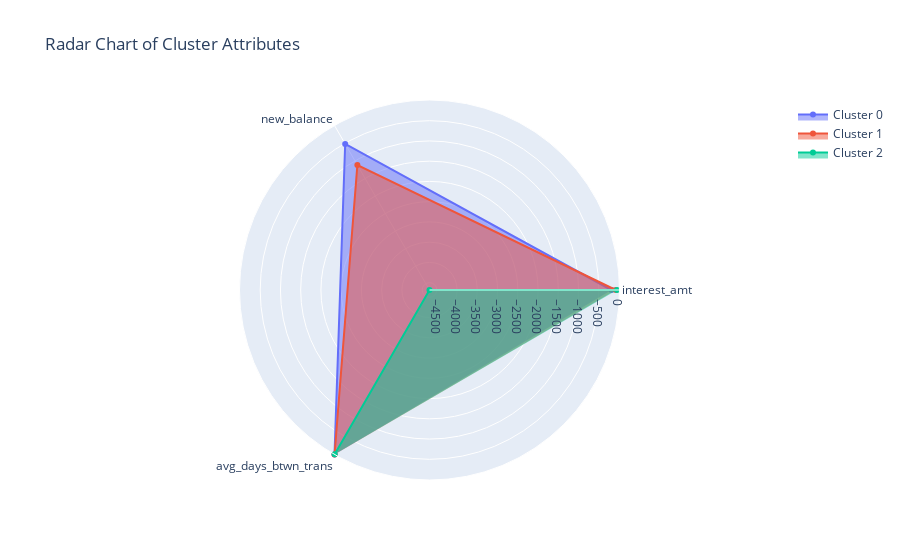

The notebook cell this image was saved under:
### Code cell
# Define the categories and their labels for the radar chart
categories = credit.columns[16:20].tolist()

# Plot the radar chart
fig = go.Figure()

for i in cluster_means.index:
    df = cluster_means.loc[i][categories]
    values = df.values.tolist()
    fig.add_trace(go.Scatterpolar(
      r=values,
      theta=categories,
      fill='toself',
      name = f"Cluster {i}"
    ))

fig.update_layout(
  polar=dict(
    radialaxis=dict(
      visible=True,
      range=[cluster_means[categories].values.min(), cluster_means[categories].values.max()]
    ),
    angularaxis=dict(
      categoryarray=categories,
      categoryorder='array'
    )
  ),
  showlegend=True,
  title='Radar Chart of Cluster Attributes'
)

fig.show()

### Figure 1 — Plotly figure (JSON) as saved in the notebook; plotly's stock layout.template omitted (floating-point values rounded to 4 significant figures)
{"data": [{"fill": "toself", "name": "Cluster 0", "r": [-186.2, -516.1, 11.17], "theta": ["interest_amt", "new_balance", "avg_days_btwn_trans"], "type": "scatterpolar"}, {"fill": "toself", "name": "Cluster 1", "r": [-80.98, -1119.0, 7.877], "theta": ["interest_amt", "new_balance", "avg_days_btwn_trans"], "type": "scatterpolar"}, {"fill": "toself", "name": "Cluster 2", "r": [-49.81, -4682.0, 2.764], "theta": ["interest_amt", "new_balance", "avg_days_btwn_trans"], "type": "scatterpolar"}], "layout": {"polar": {"angularaxis": {"categoryarray": ["interest_amt", "new_balance", "avg_days_btwn_trans"], "categoryorder": "array"}, "radialaxis": {"range": [-4682.0, 11.17], "visible": true}}, "showlegend": true, "title": {"text": "Radar Chart of Cluster Attributes"}}}
